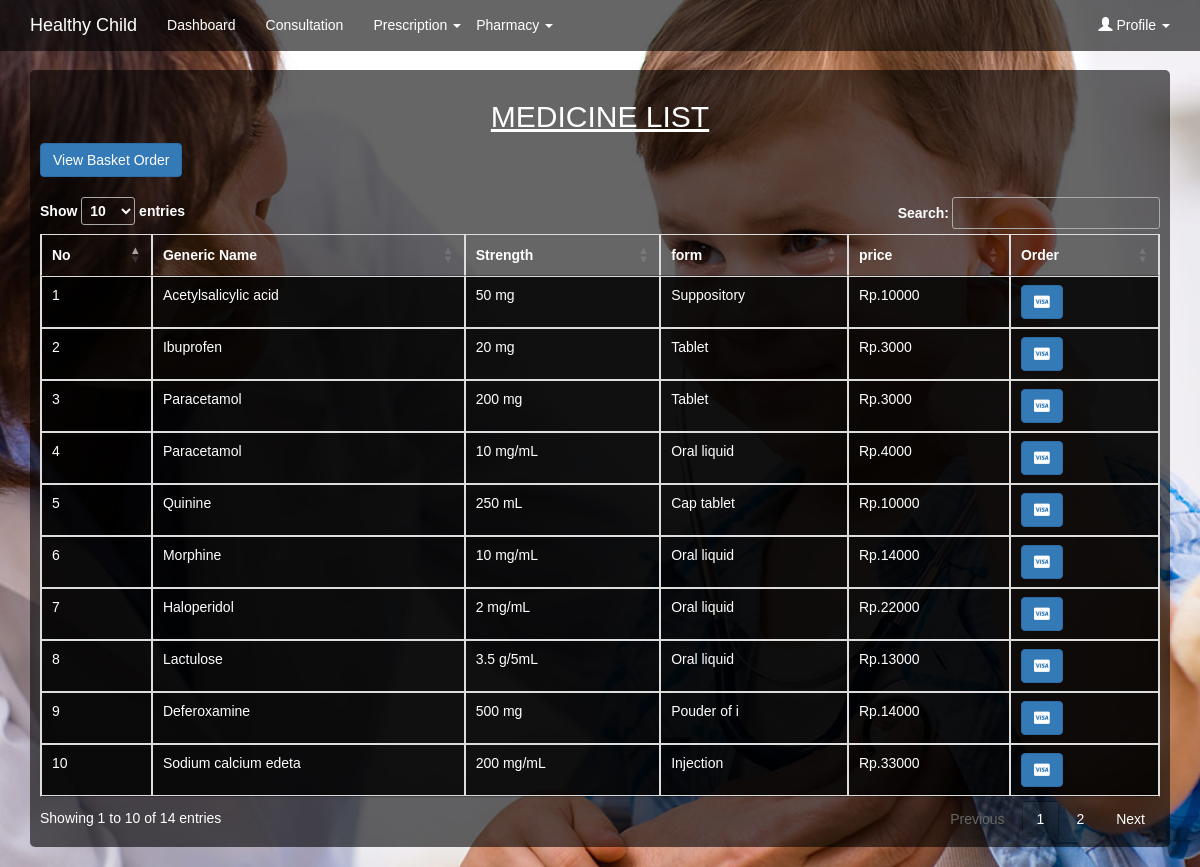
Page /index.php/welcome/pharmacy on the committed database.
### tables this page shows
CREATE TABLE `pharmacie` (
  `id` int(11) NOT NULL,
  `generic_name` varchar(20) NOT NULL,
  `strength` varchar(20) NOT NULL,
  `form` varchar(11) NOT NULL,
  `price` int(20) NOT NULL
);

### application/controllers/Welcome.php (called while the page is built, shortened)
<?php
class Welcome extends CI_Controller
{
	function __construct(){
		$this->load->library('form_validation');
		$this->load->model('hc_model');
	}
	public function pharmacy()
	{
		$data_medicine = $this->hc_model->Getmedicine();
		$this->load->view('view_patient/page_dashboards');
		$this->load->view('view_patient/page_pharmacy',['data'=>$data_medicine]);
	}
}

### index.php (called while the page is built, shortened)
<?php
require_once BASEPATH.'core/CodeIgniter.php';

### application/models/hc_model.php (called while the page is built, shortened)
<?php
class hc_model extends CI_Model{
	public function Getmedicine(){
		$this->db->select('*');
		$this->db->from('pharmacie');
		$query = $this->db->get();
		return $query->result();
	}
}

### application/views/view_patient/page_pharmacy.php (the view, shortened to what this page needs)
 <body>
 <div class="container">
    <div class="box">
      <u><center><h2>MEDICINE LIST</h2></center></u>
      <a href="<?= base_url() ?>index.php/welcome/orderpharmacie"><button type="button" class="btn btn-primary" data-toggle="modal" data-target="#tambahjurusan">View Basket Order</button></a>
      <br><br>
      <table class="table table-bordered" id="table">
        <thead>
          <tr>
            <th>No</th>
            <th>Generic Name</th>
            <th>Strength</th>
            <th>form</th>
            <th>price</th>
            <th>Order</th>
          </tr>
        </thead>
        <tbody>
          <?php $no=1; foreach ($data as $d )  {?>
          <tr>
            <td><?php echo $no++?></td>
            <td><?php echo $d->generic_name?></td>
            <td><?php echo $d->strength ?></td>
            <td><?php echo $d->form ?></td>
            <td>Rp.<?php echo $d->price ?></td>
            <td><button type="button" class="btn btn-primary" data-toggle="modal" data-target="#order<?= $d->id ?>"><i class="fab fa-cc-visa"></i></button></td>
          </tr>
          <?php } ?>
        </tbody>
      </table>
    </div>
  </div>
</body>
</html>

### application/views/view_patient/page_dashboards.php (shortened to what this page needs)
<!DOCTYPE html>
<html lang="en">
<head>
  <link rel="stylesheet" href="https://maxcdn.bootstrapcdn.com/bootstrap/3.4.0/css/bootstrap.min.css">
  <link rel="stylesheet" type="text/css" href="https://cdn.datatables.net/1.10.19/css/jquery.dataTables.css">
  <link rel="stylesheet" href="https://cdnjs.cloudflare.com/ajax/libs/font-awesome/4.7.0/css/font-awesome.min.css">
  <link rel="stylesheet" href="https://use.fontawesome.com/releases/v5.8.1/css/all.css">
</head>
<body>
<div id="main">
  <nav class="navbar navbar-red navbar-fixed-top">
    <div class="container">
      <div class="navbar-header">
        <a class="navbar-brand" href="#"><?php echo $this->data['logo'] ?></a>
      </div>
      <ul class="nav navbar-nav">
        <li class="active"><a href="<?php echo base_url('index.php/welcome/pageMenu') ?>">Dashboard</a></li>
        <li><a  href="<?php echo base_url('index.php/welcome/consultation') ?>">Consultation</a></li>
        <li>
          <ul class="nav navbar-nav navbar-right text-center">
        <li class="dropdown pull-right">
          <a class="dropdown-toggle" data-toggle="dropdown" href="#">    Prescription
          <span class="caret"></span></a>
        </li>
      </ul>
        </li>
        <li>
          <ul class="nav navbar-nav navbar-right text-center">
        <li class="dropdown pull-right">
          <a class="dropdown-toggle" data-toggle="dropdown" href="#">Pharmacy
          <span class="caret"></span></a>
        </li>
      </ul>
        </li>
      </ul>
      <ul class="nav navbar-nav navbar-right text-center">
        <li class="dropdown pull-right">
          <a class="dropdown-toggle" data-toggle="dropdown" href="#"><span class="glyphicon glyphicon-user"></span>  Profile
          <span class="caret"></span></a>
        </li>
      </ul>
    </div>
  </nav>
</div>

### application/views/view_patient/page_dashboards.php (style rules this page uses)
.navbar-red { background-color: #0009; color: #fff; }
.navbar-red .navbar-brand { color: #fff; }
.navbar-red .navbar-nav > li > a { color: #fff; }
.box { margin-top: 80px; margin-bottom: 20px; padding: 10px; background-color: #fff ; border-radius: 5px; }
body { background-size: cover; }

### rows in the picture
pharmacie: generic_name "Acetylsalicylic acid", strength "50 mg", form "Suppository", price "10000"
pharmacie: generic_name "Ibuprofen", strength "20 mg", form "Tablet", price "3000"
pharmacie: generic_name "Paracetamol", strength "200 mg", form "Tablet", price "3000"
pharmacie: generic_name "Paracetamol", strength "10 mg/mL", form "Oral liquid", price "4000"
pharmacie: generic_name "Quinine", strength "250 mL", form "Cap tablet", price "10000"
pharmacie: generic_name "Morphine", strength "10 mg/mL", form "Oral liquid", price "14000"
pharmacie: generic_name "Haloperidol", strength "2 mg/mL", form "Oral liquid", price "22000"
pharmacie: generic_name "Lactulose", strength "3.5 g/5mL", form "Oral liquid", price "13000"
pharmacie: generic_name "Deferoxamine", strength "500 mg", form "Pouder of i", price "14000"
pharmacie: generic_name "Sodium calcium edeta", strength "200 mg/mL", form "Injection", price "33000"

### other values in the picture
$this->data['logo'] "Healthy Child"
